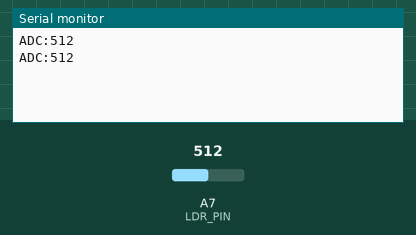
Simulated run of this sketch. Board: Arduino Nano, built with avr-gcc and run on an emulated ATmega328P. On the bench: the last lines printed to the serial monitor. Inputs (shaded band) come from the test bench; at power-on: A7 (LDR_PIN) = 512.

Above: at 1.2 s.
1.3 s: A7 (LDR_PIN) set to 716
At 2.6 s:
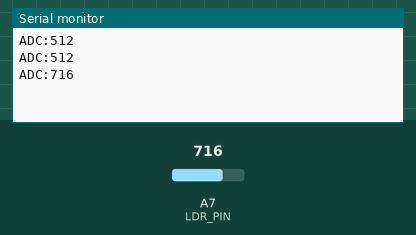
2.8 s: A7 (LDR_PIN) set to 900
At 4.0 s:
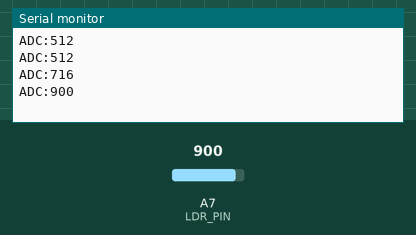
Timing chart, 0 to 5.8 s (numbered marks = the images above; inputs shaded):
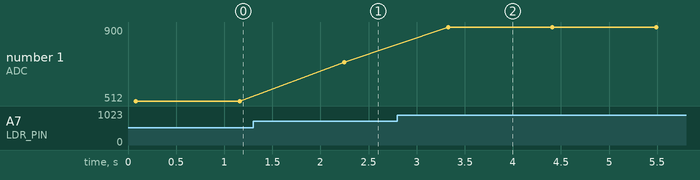

The sketch:

doc_ADC.ino
```cpp
const uint8_t LDR_PIN = A7;

uint16_t readAverageADC() {
  const uint8_t sampleCount = 16;
  uint32_t total = 0;

  for (uint8_t i = 0; i < sampleCount; i++) {
    total += analogRead(LDR_PIN);
    delay(5);
  }

  return total / sampleCount;
}

void setup() {
  Serial.begin(9600);
}

void loop() {
  uint16_t adcValue = readAverageADC();

  Serial.print("ADC:");
  Serial.println(adcValue);

  delay(1000);
}
```

Measured:
- after the input at 1.3 s, the serial monitor: prints a new line after 0.95 s (image 1)
- after the input at 2.8 s, the serial monitor: prints a new line after 0.53 s (image 2)
- plotted number 1: 512 → 716 after the input at 1.3 s, 716 → 900 after the input at 2.8 s
